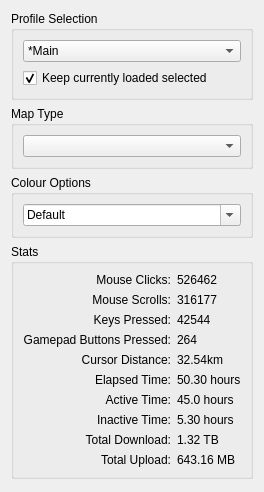
            <widget class="QWidget" name="scrollAreaWidgetContents">
             <property name="geometry">
              <rect>
               <x>0</x>
               <y>0</y>
               <width>257</width>
               <height>492</height>
              </rect>
             </property>
             <layout class="QVBoxLayout" name="verticalLayout_3">
              <item>
               <widget class="QGroupBox" name="groupBox_2">
                <property name="title">
                 <string>Profile Selection</string>
                </property>
                <layout class="QVBoxLayout" name="verticalLayout_9">
                 <item>
                  <widget class="QComboBox" name="current_profile">
                   <property name="sizePolicy">
                    <sizepolicy hsizetype="Expanding" vsizetype="Fixed">
                     <horstretch>0</horstretch>
                     <verstretch>0</verstretch>
                    </sizepolicy>
                   </property>
                   <item>
                    <property name="text">
                     <string>*Main</string>
                    </property>
                   </item>
                   <item>
                    <property name="text">
                     <string>*Path of Exile</string>
                    </property>
                   </item>
                   <item>
                    <property name="text">
                     <string>Overwatch</string>
                    </property>
                   </item>
                  </widget>
                 </item>
                 <item>
                  <widget class="QCheckBox" name="auto_switch_profile">
                   <property name="text">
                    <string>Keep currently loaded selected</string>
                   </property>
                   <property name="checked">
                    <bool>true</bool>
                   </property>
                  </widget>
                 </item>
                </layout>
               </widget>
              </item>
              <item>
               <widget class="QGroupBox" name="groupBox_3">
                <property name="title">
                 <string>Map Type</string>
                </property>
                <layout class="QGridLayout" name="gridLayout_6">
                 <item row="0" column="0">
                  <widget class="QComboBox" name="map_type"/>
                 </item>
                </layout>
               </widget>
              </item>
              <item>
               <widget class="QGroupBox" name="groupBox_4">
                <property name="title">
                 <string>Colour Options</string>
                </property>
                <layout class="QHBoxLayout" name="horizontalLayout_2">
                 <item>
                  <widget class="QComboBox" name="colour_option">
                   <property name="editable">
                    <bool>true</bool>
                   </property>
                   <item>
                    <property name="text">
                     <string>Default</string>
                    </property>
                   </item>
                   <item>
                    <property name="text">
                     <string>Citrus</string>
                    </property>
                   </item>
                   <item>
                    <property name="text">
                     <string>Sunburst</string>
                    </property>
                   </item>
                  </widget>
                 </item>
                </layout>
               </widget>
              </item>
              <item>
               <widget class="QGroupBox" name="groupBox_9">
                <property name="title">
                 <string>Stats</string>
                </property>
                <layout class="QGridLayout" name="gridLayout_3">
                 <item row="9" column="0">
                  <widget class="QLabel" name="label_8">
                   <property name="text">
                    <string>Total Upload:</string>
                   </property>
                   <property name="alignment">
                    <set>Qt::AlignmentFlag::AlignRight|Qt::AlignmentFlag::AlignTrailing|Qt::AlignmentFlag::AlignVCenter</set>
                   </property>
                  </widget>
                 </item>
                 <item row="8" column="1">
                  <widget class="QLabel" name="stat_download_total">
                   <property name="text">
                    <string>1.32 TB</string>
                   </property>
                  </widget>
                 </item>
                 <item row="0" column="1">
                  <widget class="QLabel" name="stat_clicks">
                   <property name="text">
                    <string>526462</string>
                   </property>
                  </widget>
                 </item>
                 <item row="0" column="0">
                  <widget class="QLabel" name="label_21">
                   <property name="text">
                    <string>Mouse Clicks:</string>
                   </property>
                   <property name="alignment">
                    <set>Qt::AlignmentFlag::AlignRight|Qt::AlignmentFlag::AlignTrailing|Qt::AlignmentFlag::AlignVCenter</set>
                   </property>
                  </widget>
                 </item>
                 <item row="6" column="0">
                  <widget class="QLabel" name="label_22">
                   <property name="text">
                    <string>Active Time:</string>
                   </property>
                   <property name="alignment">
                    <set>Qt::AlignmentFlag::AlignRight|Qt::AlignmentFlag::AlignTrailing|Qt::AlignmentFlag::AlignVCenter</set>
                   </property>
                  </widget>
                 </item>
                 <item row="7" column="0">
                  <widget class="QLabel" name="label_23">
                   <property name="text">
                    <string>Inactive Time:</string>
                   </property>
                   <property name="alignment">
                    <set>Qt::AlignmentFlag::AlignRight|Qt::AlignmentFlag::AlignTrailing|Qt::AlignmentFlag::AlignVCenter</set>
                   </property>
                  </widget>
                 </item>
                 <item row="4" column="0">
                  <widget class="QLabel" name="label_19">
                   <property name="text">
                    <string>Cursor Distance:</string>
                   </property>
                   <property name="alignment">
                    <set>Qt::AlignmentFlag::AlignRight|Qt::AlignmentFlag::AlignTrailing|Qt::AlignmentFlag::AlignVCenter</set>
                   </property>
                  </widget>
                 </item>
                 <item row="3" column="0">
                  <widget class="QLabel" name="label">
                   <property name="text">
                    <string>Gamepad Buttons Pressed:</string>
                   </property>
                   <property name="alignment">
                    <set>Qt::AlignmentFlag::AlignRight|Qt::AlignmentFlag::AlignTrailing|Qt::AlignmentFlag::AlignVCenter</set>
                   </property>
                  </widget>
                 </item>
                 <item row="6" column="1">
                  <widget class="QLabel" name="stat_active">
                   <property name="text">
                    <string>45.0 hours</string>
                   </property>
                  </widget>
                 </item>
                 <item row="2" column="1">
                  <widget class="QLabel" name="stat_keys">
                   <property name="text">
                    <string>42544</string>
                   </property>
                  </widget>
                 </item>
                 <item row="2" column="0">
                  <widget class="QLabel" name="label_20">
                   <property name="text">
                    <string>Keys Pressed:</string>
                   </property>
                   <property name="alignment">
                    <set>Qt::AlignmentFlag::AlignRight|Qt::AlignmentFlag::AlignTrailing|Qt::AlignmentFlag::AlignVCenter</set>
                   </property>
                  </widget>
                 </item>
                 <item row="1" column="0">
                  <widget class="QLabel" name="label_9">
                   <property name="text">
                    <string>Mouse Scrolls:</string>
                   </property>
                   <property name="alignment">
                    <set>Qt::AlignmentFlag::AlignRight|Qt::AlignmentFlag::AlignTrailing|Qt::AlignmentFlag::AlignVCenter</set>
                   </property>
                  </widget>
                 </item>
                 <item row="3" column="1">
                  <widget class="QLabel" name="stat_buttons">
                   <property name="text">
                    <string>264</string>
                   </property>
                  </widget>
                 </item>
                 <item row="7" column="1">
                  <widget class="QLabel" name="stat_inactive">
                   <property name="text">
                    <string>5.30 hours</string>
                   </property>
                  </widget>
                 </item>
                 <item row="8" column="0">
                  <widget class="QLabel" name="label_4">
                   <property name="text">
                    <string>Total Download:</string>
                   </property>
                   <property name="alignment">
                    <set>Qt::AlignmentFlag::AlignRight|Qt::AlignmentFlag::AlignTrailing|Qt::AlignmentFlag::AlignVCenter</set>
                   </property>
                  </widget>
                 </item>
                 <item row="1" column="1">
                  <widget class="QLabel" name="stat_scroll">
                   <property name="text">
                    <string>316177</string>
                   </property>
                  </widget>
                 </item>
                 <item row="4" column="1">
                  <widget class="QLabel" name="stat_distance">
                   <property name="text">
                    <string>32.54km</string>
                   </property>
                  </widget>
                 </item>
                 <item row="9" column="1">
                  <widget class="QLabel" name="stat_upload_total">
                   <property name="text">
                    <string>643.16 MB</string>
                   </property>
                  </widget>
                 </item>
                 <item row="5" column="0">
                  <widget class="QLabel" name="label_11">
                   <property name="text">
                    <string>Elapsed Time:</string>
                   </property>
                   <property name="alignment">
                    <set>Qt::AlignmentFlag::AlignRight|Qt::AlignmentFlag::AlignTrailing|Qt::AlignmentFlag::AlignVCenter</set>
                   </property>
                  </widget>
                 </item>
                 <item row="5" column="1">
                  <widget class="QLabel" name="stat_elapsed">
                   <property name="text">
                    <string>50.30 hours</string>
                   </property>
                  </widget>
                 </item>
                </layout>
               </widget>
              </item>
              <item>
               <spacer name="verticalSpacer">
                <property name="orientation">
                 <enum>Qt::Orientation::Vertical</enum>
                </property>
                <property name="sizeHint" stdset="0">
                 <size>
                  <width>20</width>
                  <height>40</height>
                 </size>
                </property>
               </spacer>
              </item>
             </layout>
            </widget>
